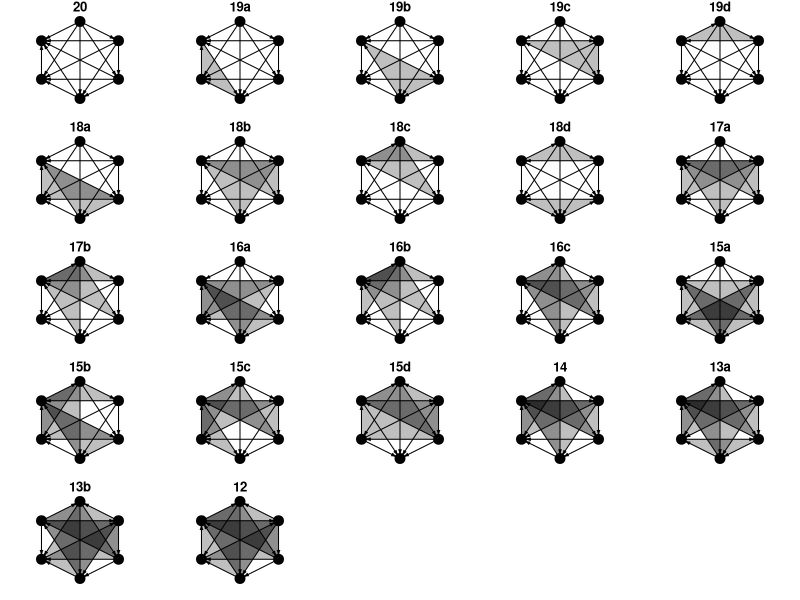
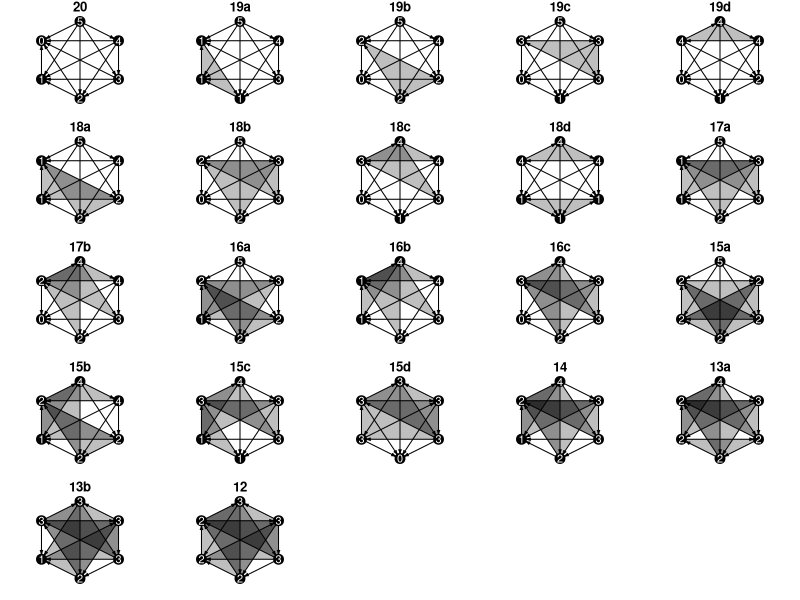
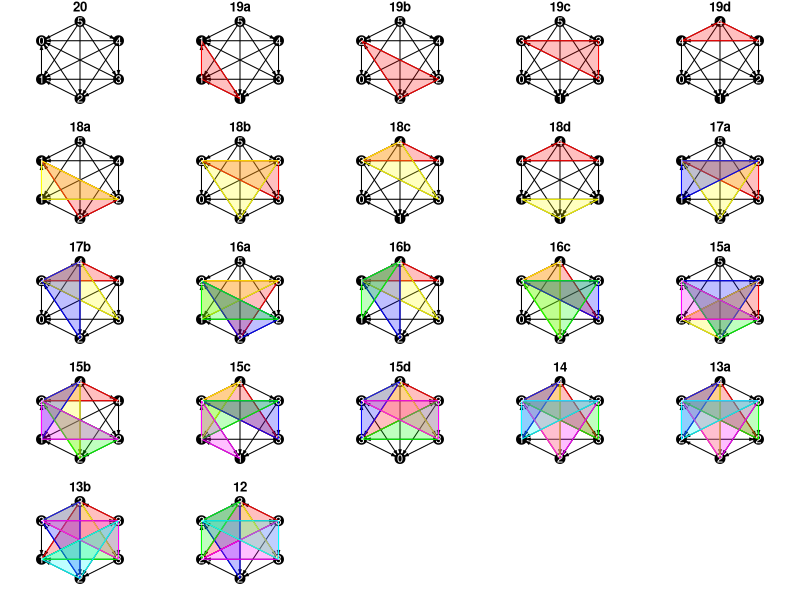

Recreate these plots in R, in order.
# calculating how many non-isopmorphic graphs there are
library(igraph)
library(combinat)


# total nodes
nodes = 6

permutations <- function(n = NULL) {
  num <- c(0, 0, 0, 0, 0, 1, 1, 1, 1, 1)
  combos <- unique(permn(num))
  for (i in 1:length(combos)) {
    combos[[i]] <- combos[[i]][1:n]
  }
  combos <- unique(combos)
  return(combos)
}

total_graphs = (2^5) * (2^4) * (2^3) * (2^2) * 2

# m <- matrix(new[[1]], nrow = nodes)
# g <-graph_from_adjacency_matrix(m, mode="directed")
# plot(g, layout = layout_in_circle(g))


# data_5 <- permutations(5)
# data_4 <- permutations(4)
# data_3 <- permutations(3)
# data_2 <- permutations(2)
# data_1 <- permutations(1)


# this comes from the permutations above
data_5 <- list(c(0,0,0,0,0), c(0,0,0,0,1), c(0,0,0,1,0), c(0,0,1,0,0), c(0,1,0,0,0), c(1,0,0,0,0), c(1,0,0,0,1), c(0,1,0,0,1), c(0,0,1,0,1), c(0,0,0,1,1), c(0,0,1,1,0), c(0,1,0,1,0), c(1,0,0,1,0), c(1,0,1,0,0), c(0,1,1,0,0), c(1,1,0,0,0), c(1,1,0,0,1), c(1,0,1,0,1), c(1,0,0,1,1), c(0,1,0,1,1), c(0,1,1,0,1), c(0,0,1,1,1), c(0,1,1,1,0), c(1,0,1,1,0), c(1,1,0,1,0), c(1,1,1,0,0), c(1,1,0,1,1), c(1,0,1,1,1), c(1,1,1,0,1), c(0,1,1,1,1), c(1,1,1,1,0), c(1,1,1,1,1))
data_4 <- list(c(0,0,0,0), c(0,0,0,1), c(0,0,1,0), c(0,1,0,0), c(1,0,0,0), c(0,0,1,1), c(0,1,0,1), c(1,0,0,1), c(1,0,1,0), c(0,1,1,0), c(1,1,0,0), c(0,1,1,1), c(1,0,1,1), c(1,1,0,1), c(1,1,1,0), c(1,1,1,1))
data_3 <- list(c(0,0,0), c(0,0,1), c(0,1,0), c(1,0,0), c(1,0,1), c(0,1,1), c(1,1,0), c(1,1,1))
data_2 <- list(c(0,0), c(0,1), c(1,0), c(1,1))
data_1 <- list(0, 1)


chunk_1 <- c(data_1[1], data_1[2])
chunk_2 <- c(rep(data_2[1], length(chunk_1)), rep(data_2[2], length(chunk_1)), rep(data_2[3], length(chunk_1)), rep(data_2[4], length(chunk_1)))
chunk_3 <- c(rep(data_3[1], length(chunk_2)), rep(data_3[2], length(chunk_2)), rep(data_3[3], length(chunk_2)), rep(data_3[4], length(chunk_2)), rep(data_3[5], length(chunk_2)), rep(data_3[6], length(chunk_2)), rep(data_3[7], length(chunk_2)), rep(data_3[8], length(chunk_2)))
chunk_4 <- c(rep(data_4[1], length(chunk_3)), rep(data_4[2], length(chunk_3)), rep(data_4[3], length(chunk_3)), rep(data_4[4], length(chunk_3)), rep(data_4[5], length(chunk_3)), rep(data_4[6], length(chunk_3)), rep(data_4[7], length(chunk_3)), rep(data_4[8], length(chunk_3)), rep(data_4[9], length(chunk_3)), rep(data_4[10], length(chunk_3)), rep(data_4[11], length(chunk_3)), rep(data_4[12], length(chunk_3)), rep(data_4[13], length(chunk_3)), rep(data_4[14], length(chunk_3)), rep(data_4[15], length(chunk_3)), rep(data_4[16], length(chunk_3))) 
chunk_5 <- c(rep(data_5[1], length(chunk_4)), rep(data_5[2], length(chunk_4)), rep(data_5[3], length(chunk_4)), rep(data_5[4], length(chunk_4)), rep(data_5[5], length(chunk_4)), rep(data_5[6], length(chunk_4)), rep(data_5[7], length(chunk_4)), rep(data_5[8], length(chunk_4)), rep(data_5[9], length(chunk_4)), rep(data_5[10], length(chunk_4)), rep(data_5[11], length(chunk_4)), rep(data_5[12], length(chunk_4)), rep(data_5[13], length(chunk_4)), rep(data_5[14], length(chunk_4)), rep(data_5[15], length(chunk_4)), rep(data_5[16], length(chunk_4)), rep(data_5[17], length(chunk_4)), rep(data_5[18], length(chunk_4)), rep(data_5[19], length(chunk_4)), rep(data_5[20], length(chunk_4)), rep(data_5[21], length(chunk_4)), rep(data_5[22], length(chunk_4)), rep(data_5[23], length(chunk_4)), rep(data_5[24], length(chunk_4)), rep(data_5[25], length(chunk_4)), rep(data_5[26], length(chunk_4)), rep(data_5[27], length(chunk_4)), rep(data_5[28], length(chunk_4)), rep(data_5[29], length(chunk_4)), rep(data_5[30], length(chunk_4)), rep(data_5[31], length(chunk_4)), rep(data_5[32], length(chunk_4)))


new_data_1 <- rep(chunk_1, total_graphs/length(chunk_1))
new_data_2 <- rep(chunk_2, total_graphs/length(chunk_2))
new_data_3 <- rep(chunk_3, total_graphs/length(chunk_3))
new_data_4 <- rep(chunk_4, total_graphs/length(chunk_4))
new_data_5 <- rep(chunk_5, total_graphs/length(chunk_5))



# produces all possible graphs
all_graphs <- list()
for (i in 1:total_graphs) {
  all_graphs[[i]] <- c(0, new_data_5[[i]], abs(new_data_5[[i]][1] - 1), 0, new_data_4[[i]],
                  abs(new_data_5[[i]][2] - 1), abs(new_data_4[[i]][1] - 1), 0, new_data_3[[i]],
                  abs(new_data_5[[i]][3] - 1), abs(new_data_4[[i]][2] - 1), abs(new_data_3[[i]][1] - 1),
                  0, new_data_2[[i]], abs(new_data_5[[i]][4] - 1), abs(new_data_4[[i]][3] - 1),
                  abs(new_data_3[[i]][2] - 1), abs(new_data_2[[i]][1] - 1), 0, new_data_1[[i]],
                  abs(new_data_5[[i]][5] - 1), abs(new_data_4[[i]][4] - 1), abs(new_data_3[[i]][3] - 1),
                  abs(new_data_2[[i]][2] - 1), abs(new_data_1[[i]] - 1), 0
                  )
}


combos <- list()
sorted_combos <- list()
for (i in 1:total_graphs) {
  combos[[i]] <- sum(all_graphs[[i]][1:6])
  combos[[i]] <- c(combos[[i]], sum(all_graphs[[i]][7:12]))
  combos[[i]] <- c(combos[[i]], sum(all_graphs[[i]][13:18]))
  combos[[i]] <- c(combos[[i]], sum(all_graphs[[i]][19:24]))
  combos[[i]] <- c(combos[[i]], sum(all_graphs[[i]][25:30]))
  combos[[i]] <- c(combos[[i]], sum(all_graphs[[i]][31:36]))
  sorted_combos[[i]] <- sort(combos[[i]])
}




iso <- unique(sorted_combos)
iso_count <- rep(list(0), length(iso))
iso_ex_num <- vector()
for (i in 1:length(sorted_combos)) {
  for (j in 1:length(iso)) {
    if (identical(sorted_combos[[i]], iso[[j]])) {
      if (iso_count[[j]] == 0) {
        iso_ex_num <- c(iso_ex_num, i)
      }
      iso_count[[j]] <- iso_count[[j]] + 1
    }
  }
}

# shows the different types of isomorphs and how many there are of each
new_mat <- matrix(iso)
new_mat <- cbind(new_mat, iso_count)

iso_combos <- list()
iso_graph <- list()
for (i in 1:length(iso)) {
  m <- matrix(all_graphs[[iso_ex_num[i]]], nrow = nodes)
  iso_graph[[i]] <-graph_from_adjacency_matrix(m, mode="directed")
  iso_combos[[i]] <- combos[[iso_ex_num[i]]]
}

new_mat <- cbind(new_mat, iso_graph)
# there are 22 total isomorphs


# gets the triad census state and id
# accepts triad census
triad_state <- function(census = NULL) {
  name = NULL
  trans = NULL
  if (census[1] == 1) {
    name = "003"
    trans = NA
  }
  if (census[2] == 1) {
    name = "012"
    trans = NA
  }
  if (census[3] == 1) {
    name = "102"
    trans = NA
  }
  if (census[4] == 1) {
    name = "021D"
    trans = NA
  }
  if (census[5] == 1) {
    name = "021U"
    trans = NA
  }
  if (census[6] == 1) {
    name = "021C"
    trans = "Intransitive"
  }
  if (census[7] == 1) {
    name = "111D"
    trans = "Intransitive"
  }
  if (census[8] == 1) {
    name = "111U"
    trans = "Intransitive"
  }
  if (census[9] == 1) {
    name = "030T"
    trans = "Transitive"
  }
  if (census[10] == 1) {
    name = "030C"
    trans = "Intransitive"
  }
  if (census[11] == 1) {
    name = "201"
    trans = "Intransitive"
  }
  if (census[12] == 1) {
    name = "120D"
    trans = "Transitive"
  }
  if (census[13] == 1) {
    name = "120U"
    trans = "Transitive"
  }
  if (census[14] == 1) {
    name = "120C"
    trans = "Mixed"
  }
  if (census[15] == 1) {
    name = "210"
    trans = "Mixed"
  }
  if (census[16] == 1) {
    name = "300"
    trans = "Transitive"
  }
  return(list(name, trans))
}



iso_triad <- function(iso_number = NULL) {
  g = iso_graph[[iso_number]]
  individuals <- c(1, 2, 3, 4, 5, 6)
  ids <- combn(individuals, 3, simplify = FALSE)
  sg = rep(list(NA),length(ids))
  sg_census = rep(list(NA),length(ids))
  state <- rep(list(NA),length(ids))
  trans <- rep(list(NA),length(ids))
  for (i in 1:length(ids)){
    sg[[i]] <- induced_subgraph(g, vids = ids[i][[1]])
    sg_census[[i]] <- triad_census(sg[[i]])
    state[[i]] <- triad_state(sg_census[[i]])[[1]]
    trans[[i]] <- triad_state(sg_census[[i]])[[2]]
  }
  sub_mat <- matrix(ids)
  sub_mat <- cbind(sub_mat, as.matrix(sg))
  sub_mat <- cbind(sub_mat, as.matrix(sg_census))
  sub_mat <- cbind(sub_mat, as.matrix(state))
  sub_mat <- cbind(sub_mat, as.matrix(trans))
  colnames(sub_mat) <- c("Triad", "IGraph", "Triad_Census", "State_ID", "Transitivity")
  return(sub_mat)
}


# iso_1_triads <- iso_triad(1)
# iso_2_triads <- iso_triad(2)
# iso_3_triads <- iso_triad(3)
# iso_4_triads <- iso_triad(4)
# iso_5_triads <- iso_triad(5)
# iso_6_triads <- iso_triad(6)
# iso_7_triads <- iso_triad(7)
# iso_8_triads <- iso_triad(8)
# iso_9_triads <- iso_triad(9)
# iso_10_triads <- iso_triad(10)
# iso_11_triads <- iso_triad(11)
# iso_12_triads <- iso_triad(12)
# iso_13_triads <- iso_triad(13)
# iso_14_triads <- iso_triad(14)
# iso_15_triads <- iso_triad(15)
# iso_16_triads <- iso_triad(16)
# iso_17_triads <- iso_triad(17)
# iso_18_triads <- iso_triad(18)
# iso_19_triads <- iso_triad(19)
# iso_20_triads <- iso_triad(20)
# iso_21_triads <- iso_triad(21)
# iso_22_triads <- iso_triad(22)



iso_trans <- function(iso_number = NULL) {
  data <- iso_triad(iso_number)
  trans = 0
  int = 0
  for (i in 1:nrow(data)) {
    if (data[[i,5]] == "Transitive") {
      trans = trans + 1
    }
    if (data[[i,5]] == "Intransitive") {
      int = int + 1
    }
  }
  return(list(Transitive = trans, Intransitive = int))
}

trans_num = list()
for (i in 1:length(iso)) {
  trans_num[[i]] <- unlist(iso_trans(i))
}


all_trans = vector()
for (i in 1:length(iso)) {
  all_trans <- append(all_trans, iso_trans(i)[[1]])
}


iso_names <- vector()
iso_num <- rep(list(1), 22)
for (i in 1:length(iso)) {
  if (sum(all_trans == all_trans[i]) == 1) {
    iso_names <- append(iso_names, toString(all_trans[i]))
  } else {
    temp_name <- as.vector(toString(all_trans[i]))
    temp_name <- append(temp_name, letters[iso_num[[all_trans[i]]]])
    temp_name <- paste(temp_name, collapse = "")
    iso_names <- append(iso_names, temp_name)
    iso_num[[all_trans[i]]] <- iso_num[[all_trans[i]]] + 1
  }
}


new_mat <- cbind(new_mat, as.matrix(trans_num))
new_mat <- cbind(as.matrix(iso_names), new_mat)


# test = iso_graph[[22]]
# test_individuals <- c(1, 2, 3, 4, 5, 6)
# test_ids <- combn(test_individuals, 3, simplify = FALSE)
# test_sg = rep(list(NA),length(test_ids))
# test_sg_census = rep(list(NA),length(test_ids))
# test_state <- rep(list(NA),length(test_ids))
# test_trans <- rep(list(NA),length(test_ids))
# for (i in 1:length(test_ids)){
#   test_sg[[i]] <- induced_subgraph(test, vids = test_ids[i][[1]])
#   test_sg_census[[i]] <- triad_census(test_sg[[i]])
#   test_state[[i]] <- triad_state(test_sg_census[[i]])[[1]]
#   test_trans[[i]] <- triad_state(test_sg_census[[i]])[[2]]
# }
# sub_mat <- matrix(test_ids)
# sub_mat <- cbind(sub_mat, as.matrix(test_sg))
# sub_mat <- cbind(sub_mat, as.matrix(test_sg_census))
# sub_mat <- cbind(sub_mat, as.matrix(test_state))
# sub_mat <- cbind(sub_mat, as.matrix(test_trans))
# colnames(sub_mat) <- c("Triad", "IGraph", "Triad_Census", "State_ID", "Transitivity")


intrans = rep(list(),length(iso))
for (i in 1:length(iso)) {
  data = iso_graph[[i]]
  individuals <- c(1, 2, 3, 4, 5, 6)
  ids <- combn(individuals, 3, simplify = FALSE)
  intrans_temp <- NULL
  int_count = 1
  for (j in 1:length(ids)) {
    sg <- induced_subgraph(data, vids = ids[[j]])
    sg_census <- triad_census(sg)
    if (triad_state(sg_census)[[2]] == "Intransitive") {
      intrans_temp[[int_count]] <- ids[[j]]
      int_count <- int_count + 1
    }
  }
  intrans[[i]] <- intrans_temp
}

new_mat <- cbind(new_mat, as.matrix(intrans))
for (i in 1:nrow(new_mat)) {
  for (j in 1:length(new_mat[[i, 2]])) {
    new_mat[[i, 2]][j] <- abs(5 - new_mat[[i, 2]][j])
  }
}

colnames(new_mat) <- c("ID", "Wins", "Count", "Example IGraph", "Transitivity", "Intransitive_Vert")
iso_combos <- iso_combos[c(1, 2, 4, 7, 14, 3, 6, 12, 15, 5, 11, 8, 10, 17, 9, 13, 18, 22, 16, 19, 21, 20)]
iso_mat <- new_mat[c(1, 2, 4, 7, 14, 3, 6, 12, 15, 5, 11, 8, 10, 17, 9, 13, 18, 22, 16, 19, 21, 20),]



# iso_mat[[2,2]][unlist(iso_mat[[2,6]])]





# x <- c(1, 0.5, -0.5, -1, -0.5, 0.5)
# y <- c(0, 1, 1, 0, -1, -1)
# coords <- data.frame(x, y)

x2 <- c(0, 1, 1, 0, -1, -1)
y2 <- c(1, 0.5, -0.5, -1, -0.5, 0.5)
sideways <- as.matrix(data.frame(x2, y2))





par(mfrow=c(5,5), mar=c(1,0,1,0))
for (i in 1:length(iso)) {
  plot(iso_mat[[i, 4]], layout = sideways, vertex.color = "black",
       vertex.size = 25, vertex.frame.color = "black", vertex.frame.width = 1.25,
       edge.color = "black", edge.arrow.size = .2, vertex.label = NA, main = iso_mat[[i, 1]])
  for (j in 1:length(iso_mat[[i,6]])) {
    try(polygon(sideways[iso_mat[[i,6]][[j]],], col = rgb(0, 0, 0, 0.25), border = NA), silent = TRUE)
  }
}



# par(mfrow=c(5,5), mar=c(0,0,1,0))
# for (i in 1:length(iso)) {
#   plot(iso_mat[[i, 4]], layout = sideways, vertex.color = "#80b2d7",
#        vertex.size = 25, vertex.frame.color = "black", vertex.frame.width = 1.25,
#        edge.color = "black", edge.arrow.size = .2, vertex.label = NA, main = iso_mat[[i, 1]])
#   for (j in 1:length(iso_mat[[i,6]])) {
#     try(polygon(sideways[iso_mat[[i,6]][[j]],], col = rgb(128/255, 178/255, 215/255, 0.4), border = NA), silent = TRUE)
#   }
# }


# par(mfrow=c(5,5), mar=c(0,0,1,0))
# for (i in 1:length(iso)) {
#   plot(iso_mat[[i, 4]], layout = sideways, vertex.color = "#003a67",
#        vertex.size = 25, vertex.frame.color = "#003a67", vertex.frame.width = 1.25,
#        edge.color = "#003a67", edge.arrow.size = .2, vertex.label = NA, main = iso_mat[[i, 1]])
#   for (j in 1:length(iso_mat[[i,6]])) {
#     try(polygon(sideways[iso_mat[[i,6]][[j]],], col = adjustcolor("#003a67", alpha.f = 0.5), border = NA), silent = TRUE)
#   }
# }



# "#003a67"
# "#80b2d7"


# par(mfrow=c(1,1), mar=c(1,1,1,1))
# plot(iso_mat[[22, 4]], layout = sideways, vertex.color = "#80b2d7",
#      vertex.size = 25, vertex.frame.color = "#003a67", vertex.frame.width = 1.25,
#      edge.color = "black", edge.arrow.size = .2, vertex.label = NA, main = iso_mat[[i, 1]])
# for (j in 1:length(iso_mat[[22,6]])) {
#   try(polygon(sideways[iso_mat[[22,6]][[j]],], col = rgb(0, 0, 0, 0.25), border = NA), silent = TRUE)
# }


# plots the isomorphs with number of wins on each vertex
par(mfrow=c(5,5), mar=c(1,0,1,0))
for (i in 1:length(iso)) {
  plot(iso_mat[[i, 4]], layout = sideways, vertex.color = "black",
       vertex.size = 25, vertex.frame.color = "black", vertex.frame.width = 1.25,
       edge.color = "black", vertex.label = iso_mat[[i, 2]], vertex.label.color = "black", edge.arrow.size = .2, main = iso_mat[[i, 1]])
  for (j in 1:length(iso_mat[[i,6]])) {
    try(polygon(sideways[iso_mat[[i,6]][[j]],], col = rgb(0, 0, 0, 0.25), border = NA), silent = TRUE)
  }
  for (k in 1:length(iso_mat[[i,2]])) {
    text(sideways[k, 1], sideways[k, 2], abs(5 - iso_combos[[i]][k]), col = "white")
  }
}



# this is the colorful one
bin <- list(as.list(c(1, 0, 0)), as.list(c(1, 1, 0)), as.list(c(0, 0, 1)), as.list(c(0, 1, 0)), as.list(c(1, 0, 1)), as.list(c(0, 1, 1)))

par(mfrow=c(5,5), mar=c(1,0,1,0))
for (i in 1:length(iso)) {
  plot(iso_mat[[i, 4]], layout = sideways, vertex.color = "black",
       vertex.size = 25, vertex.frame.color = "black", vertex.frame.width = 1.25,
       edge.color = "black", vertex.label = iso_mat[[i, 2]], vertex.label.color = "black", edge.arrow.size = .2, main = iso_mat[[i, 1]])
  for (j in 1:length(iso_mat[[i,6]])) {
    try(polygon(sideways[iso_mat[[i,6]][[j]],], col = rgb(bin[[j]][[1]], bin[[j]][[2]], bin[[j]][[3]], 0.25), border = rgb(bin[[j]][[1]], bin[[j]][[2]], bin[[j]][[3]], 1)), silent = TRUE)
  }
  for (k in 1:length(iso_mat[[i,2]])) {
    text(sideways[k, 1], sideways[k, 2], abs(5 - iso_combos[[i]][k]), col = "white")
  }
}




iso_order <- list()
iso_order_num <- 1
not_iso_order <- list()
not_iso_order_num <- 1
for (i in 1:nrow(iso_mat)) {
  for (j in 1:nrow(iso_mat)) {
    # returns a list of possible id changes if one pair flips
    if (identical(sort(iso_mat[[i,2]] - iso_mat[[j, 2]]), c(-1, 0, 0, 0, 0, 1))) {
      iso_order[[iso_order_num]] <- sort(c(iso_mat[[i,1]], iso_mat[[j,1]]), decreasing = TRUE)
      iso_order_num = iso_order_num + 1
    }
    # returns a list of impossible id changes if one pair flips
    else if (identical(sort(iso_mat[[i,2]] - iso_mat[[j, 2]]), c(0, 0, 0, 0, 0, 0))) {
      iso_order[[iso_order_num]] <- sort(c(iso_mat[[i,1]], iso_mat[[j,1]]), decreasing = TRUE)
      iso_order_num = iso_order_num + 1
    }
    else {
      not_iso_order[[not_iso_order_num]] <- sort(c(iso_mat[[i,1]], iso_mat[[j,1]]), decreasing = TRUE)
      not_iso_order_num = not_iso_order_num + 1
    }
  }
}
iso_order <- unique(iso_order)
not_iso_order <- unique(not_iso_order)

iso_names <- sort(iso_names, TRUE)

# empty transition matrix
t_matrix <- matrix(NA, nrow = length(new_mat[,1]), ncol = length(new_mat[,1]), 
                   dimnames = list(sort(unlist(new_mat[,1]), decreasing = TRUE), sort(unlist(new_mat[,1]), decreasing = TRUE)))



for (i in 1:length(iso_order)) {
  t_matrix[iso_order[[i]][1], iso_order[[i]][2]] <- 0
  t_matrix[iso_order[[i]][2], iso_order[[i]][1]] <- 0
}





# creates lists for which isomorphs turn into each other
t_matrix_named <- matrix(NA, nrow = length(new_mat[,1]), ncol = length(new_mat[,1]), 
                         dimnames = list(sort(unlist(new_mat[,1]), decreasing = TRUE), sort(unlist(new_mat[,1]), decreasing = TRUE)))

for (i in 1:length(iso_order)) {
  t_matrix_named[iso_order[[i]][1], iso_order[[i]][2]] <- iso_order[[i]][2]
  t_matrix_named[iso_order[[i]][2], iso_order[[i]][1]] <- iso_order[[i]][1]
}

transition_list <- rep(list(), length(iso_names))

for (i in 1:nrow(t_matrix_named)) {
  transition_list[i] <- list(as.vector(t_matrix_named[i,]))
  transition_list[[i]] <- transition_list[[i]][!is.na(transition_list[[i]])]
}

names(transition_list) <- c("20", "19d", "19c", "19b", "19a", "18d", "18c", "18b",
                            "18a", "17b", "17a", "16c", "16b", "16a", "15d", "15c",
                            "15b", "15a", "14", "13b", "13a", "12")







# vertex.label = iso_mat[[i, 2]], vertex.label.color = "black",


# ## Data from  http://users.cecs.anu.edu.au/~bdm/data/graphs.html ##
# Data <- read.delim("rfid_data/graph6c.g6",header=FALSE)
# 
# DataFrame<-data.frame() #Creating empty data frame to store adjacency matrices
# 
# G<-as.character(Data[1,1])
# n<-as.numeric(charToRaw(substr(G, 1, 1)))-63
# n #number of vertices of the graph
# 
# for(k in 1:nrow(Data)){
#   
#   G<-as.character(Data[k,1])
#   
#   vector<-c()
#   for(i in 2:nchar(G)){
#     vector<-c(vector,rev(as.numeric(intToBits(as.numeric(charToRaw(substr(G, i, i)))-63)[1:6])))}
#   vector
#   
#   A<-matrix(0,nrow=n,ncol=n)
#   vector2<-vector
#   for(j in 2:n){
#     for(i in 1:(j-1)){
#       A[i,j]<-vector2[1];
#       vector2<-vector2[-1]
#     }}#filling the upper triangle of the adjacency matrix
#   for(i in 2:n){
#     for(j in 1:(i-1)){
#       A[i,j]<-A[j,i]
#     }}#filling the lower triangle of the adjacency matrix
#   A
#   
#   Avec<-as.vector(A)
#   DataFrame<-rbind(DataFrame,Avec)
#   if(k%%10000==0){print(k)}
# }
# 
# colnames(DataFrame)<-NULL
# write.csv(DataFrame,paste0("graphs",n,".csv"),row.names=FALSE)


# new_data <- read.csv("graphs6.csv",header=FALSE,sep=",")
# i = 112
# m <- matrix(as.vector(t(new_data[i,])),nrow=sqrt(length(as.vector(t(new_data[i,])))))
